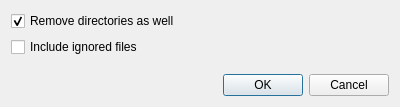
<?xml version="1.0" encoding="UTF-8"?>
<ui version="4.0">
 <class>CleanDialog</class>
 <widget class="QDialog" name="CleanDialog">
  <property name="geometry">
   <rect>
    <x>0</x>
    <y>0</y>
    <width>400</width>
    <height>107</height>
   </rect>
  </property>
  <property name="windowTitle">
   <string>Clean</string>
  </property>
  <layout class="QVBoxLayout" name="verticalLayout">
   <item>
    <widget class="QCheckBox" name="dirCheckBox">
     <property name="text">
      <string>Remove directories as well</string>
     </property>
     <property name="checked">
      <bool>true</bool>
     </property>
    </widget>
   </item>
   <item>
    <widget class="QCheckBox" name="ignorecheckBox">
     <property name="text">
      <string>Include ignored files</string>
     </property>
    </widget>
   </item>
   <item>
    <spacer name="verticalSpacer">
     <property name="orientation">
      <enum>Qt::Vertical</enum>
     </property>
     <property name="sizeHint" stdset="0">
      <size>
       <width>20</width>
       <height>40</height>
      </size>
     </property>
    </spacer>
   </item>
   <item>
    <widget class="QDialogButtonBox" name="buttonBox">
     <property name="orientation">
      <enum>Qt::Horizontal</enum>
     </property>
     <property name="standardButtons">
      <set>QDialogButtonBox::Cancel|QDialogButtonBox::Ok</set>
     </property>
    </widget>
   </item>
  </layout>
 </widget>
 <resources/>
 <connections>
  <connection>
   <sender>buttonBox</sender>
   <signal>accepted()</signal>
   <receiver>CleanDialog</receiver>
   <slot>accept()</slot>
   <hints>
    <hint type="sourcelabel">
     <x>248</x>
     <y>254</y>
    </hint>
    <hint type="destinationlabel">
     <x>157</x>
     <y>274</y>
    </hint>
   </hints>
  </connection>
  <connection>
   <sender>buttonBox</sender>
   <signal>rejected()</signal>
   <receiver>CleanDialog</receiver>
   <slot>reject()</slot>
   <hints>
    <hint type="sourcelabel">
     <x>316</x>
     <y>260</y>
    </hint>
    <hint type="destinationlabel">
     <x>286</x>
     <y>274</y>
    </hint>
   </hints>
  </connection>
 </connections>
</ui>
